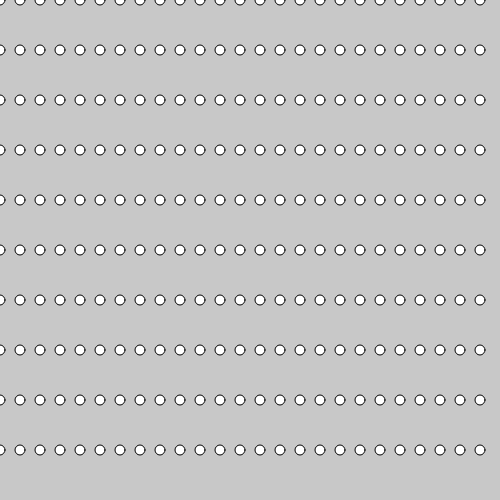
Frame 1 (no input)
Frame 60 (no input): identical to frame 1, image omitted
Frame 120 (the mouse pressed at the canvas centre since frame 60): identical to frame 1, image omitted

The p5.js sketch that drew this single still picture (run headless with seeded random() and noise() and a simulated clock; from frame 60 on, the mouse is pressed at the canvas centre):

// p5.js sketch
// ── sketch.js
function setup () {
  createCanvas(500, 500);
}

function draw(){
  background(200);

  fill(255);
  var space=20


  for ( var circleX = 0; circleX < width; circleX = circleX + space){
    for ( var circleY = 0; circleY < height; circleY = circleY + 50){
    ellipse(circleX,circleY,10,10);
  }
 }


}
